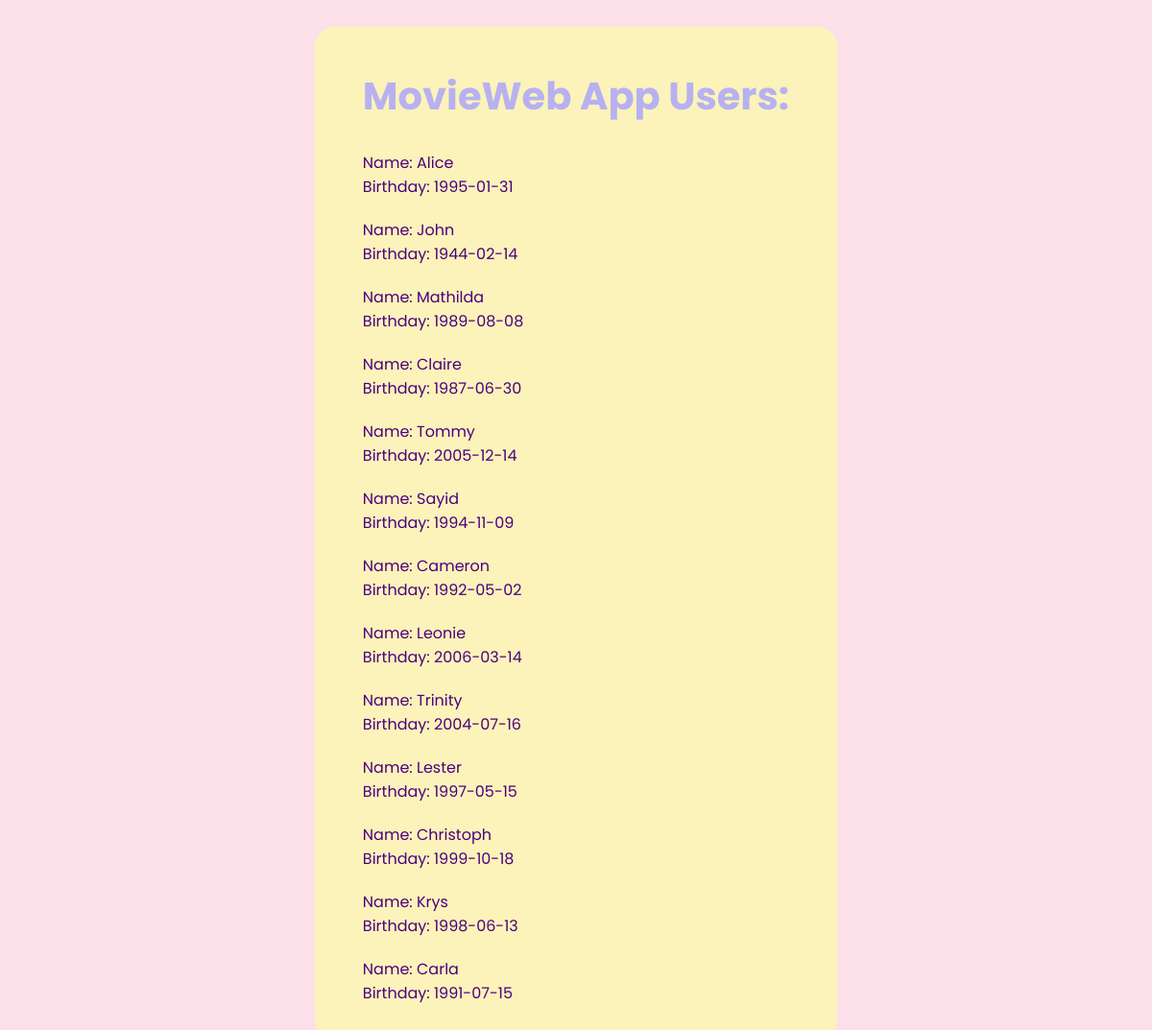
Screenshot of /users with the database file from the repository.
### datamanager/data_models.py (models this page shows, shortened)
class User(db.Model):
    __tablename__ = "users"
    id = Column(Integer, primary_key=True, autoincrement=True)
    name = Column(String)
    birthday = Column(Date)

### app.py (the view)
@app.route('/users')
def list_users():
    users = data_manager.get_all_users()
    return render_template('list_users.html', users=users)

### datamanager/sqlite_data_manager.py (called while the page is built)
    def get_all_users(self):
        users = self.models.User.query.all()
        return users

### templates/list_users.html (shortened to what this page needs)
<!DOCTYPE html>
<html lang="en">
<head>
    <link rel="stylesheet" href="/static/styles.css">
</head>
<body>
<main>
    <h1>MovieWeb App Users:</h1>
    <div>
        <ul>
            {% for user in users %}
            <li>
                Name: {{ user.name }} <br>
                Birthday: {{ user.birthday }} <br>
            </li>
            {% endfor %}
        </ul>
    </div>
</main>
</body>
</html>

### static/styles.css (style rules this page uses)
body { background-color: #FBE0E9; font-family: 'Poppins', sans-serif; color: #4B0082; display: flex; justify-content: center; }
main { background-color: #FBF3B9; border-radius: 20px; padding: 15px 50px; margin: 20px; }
h1 { font-family: 'Poppins', sans-serif; font-weight: bold; font-size: 2.5em; color: #B7B1F2; text-align: center; }
ul { padding: 0; list-style-type: none; }
li { margin-bottom: 20px; color: #4B0082; }

### rows the page displays
User: name "Alice", birthday "1995-01-31"
User: name "John", birthday "1944-02-14"
User: name "Mathilda", birthday "1989-08-08"
User: name "Claire", birthday "1987-06-30"
User: name "Tommy", birthday "2005-12-14"
User: name "Sayid", birthday "1994-11-09"
User: name "Cameron", birthday "1992-05-02"
User: name "Leonie", birthday "2006-03-14"
User: name "Trinity", birthday "2004-07-16"
User: name "Lester", birthday "1997-05-15"
User: name "Christoph", birthday "1999-10-18"
User: name "Krys", birthday "1998-06-13"
User: name "Carla", birthday "1991-07-15"
